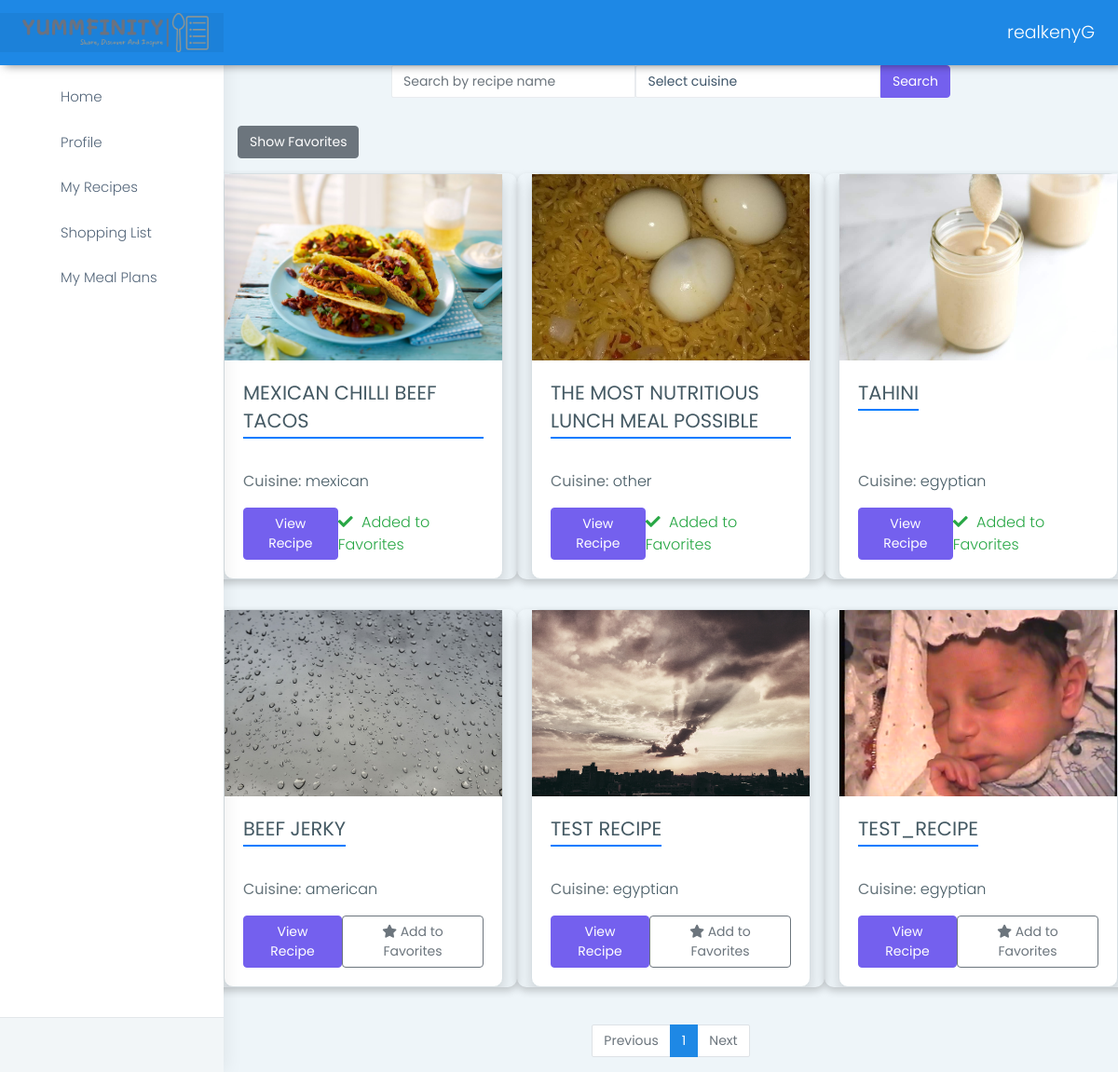
The app's page /browse_recipes (signed in) with its own data.
### apps/authentication/models.py (models this page shows, shortened)
class User(db.Model, UserMixin):
    id = db.Column(db.Integer, primary_key=True)
    username = db.Column(db.String(64), unique=True)
    email = db.Column(db.String(64), unique=True)
    password = db.Column(db.LargeBinary)
    recipes = db.relationship('Recipe', backref='user')
    ratings = db.relationship('Rating', backref='user')
    comments = db.relationship('Comment', backref='user')
    profile = db.relationship("UserProfile", uselist=False, back_populates="user")
    activities = db.relationship('UserActivity', back_populates='user', lazy=True)
    followers = db.relationship('Follow', foreign_keys=[Follow.followed_id], back_populates='followed', lazy='dynamic', cascade='all, delete-orphan')
    following = db.relationship('Follow', foreign_keys=[Follow.follower_id], back_populates='follower', lazy='dynamic', cascade='all, delete-orphan')
    shopping_list = db.relationship('ShoppingList', backref='user', lazy=True, cascade='all, delete-orphan')
    meal_plan = db.relationship('MealPlan', backref='user', lazy=True, cascade='all, delete-orphan')

class Recipe(db.Model):
    id = db.Column(db.Integer, primary_key=True)
    cuisine = db.Column(db.String(64))
    name = db.Column(db.String(64))
    description = db.Column(db.Text, nullable=False)
    user_id = db.Column(db.Integer, db.ForeignKey('user.id'), nullable=False)
    cooking_time = db.Column(db.Integer, nullable=False)
    cuisine = db.Column(db.String(64), nullable=False)
    image = db.Column(db.String(255), nullable=True)
    ingredients = db.relationship('Ingredient', backref='recipe', lazy=True, cascade='all, delete-orphan')
    instructions = db.relationship('Instruction', backref='recipe', lazy=True, cascade='all, delete-orphan')
    ratings = db.relationship('Rating', backref='recipe', lazy=True, cascade='all, delete-orphan')
    comments = db.relationship('Comment', backref='recipe', lazy=True, cascade='all, delete-orphan')
    activities = db.relationship('UserActivity', back_populates='recipe', lazy=True, cascade='all, delete-orphan')

### apps/home/routes.py (the view)
@blueprint.route('/browse_recipes')
@login_required
def browse_recipes():
    recipes = Recipe.query.all()
    recipes_per_page = 6
    page = request.args.get('page', 1, type=int)
    total_recipes = Recipe.query.count()
    total_pages = ceil(total_recipes / recipes_per_page)
    page_range = list(range(max(1, page - 2), min(total_pages, page + 2) + 1))
    recipes = Recipe.query.paginate(page, recipes_per_page, False).items
    favorite_recipes = UserProfile.query.filter_by(user_id=current_user.id).first().favorite_recipes
    cuisines = ['egyptian','american', 'chinese', 'french', 'italian', 'mexican', 'thai']
    return render_template('home/browse_recipes.html',  segment='browse_recipes', Recipes=recipes, page=page, total_pages=total_pages,
                            page_range=page_range, favorite_recipes=favorite_recipes, cuisines=cuisines)

### apps/__init__.py (called while the page is built)
def configure_database(app):
    @app.before_first_request
    def initialize_database():
        db.create_all()
    @app.teardown_request
    def shutdown_session(exception=None):
        db.session.remove()

### apps/authentication/models.py (called while the page is built)
@login_manager.user_loader
def user_loader(id):
    return User.query.filter_by(id=id).first()

    @property
    def favorite_recipes(self):
        if self.favorite_recipes_str:
            return [int(recipe_id) for recipe_id in self.favorite_recipes_str.split(',')]
        return []

### apps/templates/home/browse_recipes.html (shortened to what this page needs)
{% extends '/layouts/base.html' %}
{% block content %}
<head>
<link rel="stylesheet" href="{{ url_for('static', filename='assets/css/custom.css') }}" />
<link rel="stylesheet" href="https://cdnjs.cloudflare.com/ajax/libs/font-awesome/5.15.1/css/all.min.css" />
</head>
<div class="container">
    <div class="search-container">
        <form class="search-form" action="{{ url_for('home_blueprint.search_results') }}" method="GET">
            <input type="text" class="form-control" name="recipe_name" placeholder="Search by recipe name">
            <select class="form-control" name="cuisine">
                <option value="">Select cuisine</option>
            </select>
            <button type="submit" class="btn btn-primary" id = 'search-btn'>Search</button>
        </form>
    </div>
        <button type="button" class="btn btn-secondary" id="show-favorites-btn" onclick="toggleFavorites()">Show Favorites</button>
</div>
<div class="tab-pane active" id="home" role="tabpanel">
    <div class="row">
        {% for recipe in Recipes %}
        <div class="col-md-4 col-sm-6 my-3 recipe-card {% if recipe.id in favorite_recipes %}favorite{% endif %}">
            <div class="card h-100">
                {% if recipe.image %}
                <img src="{{ url_for('static', filename='assets/images/' + recipe.image) }}" class="card-img-top img-responsive" alt="{{ recipe.name }}">
                {% endif %}
                <div class="card-body d-flex flex-column">
                    <div>
                        <h5 class="card-title mb-1">{{ recipe.name }}</h5>
                     </div>
                    {% if recipe.cuisine %}
                    <p class="card-text mt-auto mb-3"><strong>Cuisine:</strong> {{ recipe.cuisine }}</p>
                    {% endif %}
                    <div class="d-flex justify-content-between align-items-center">
                        <a href="{{ url_for('home_blueprint.recipe_details', recipe_id=recipe.id) }}" class="btn btn-primary">View Recipe</a>
                        {% if recipe.id in favorite_recipes %}
                        <span class="favorited-text">
                            <i class="fas fa-check"></i>
                            Added to Favorites
                        </span>
                        {% else %}
                        <a href="{{ url_for('home_blueprint.add_to_favorites', recipe_id=recipe.id) }}" class="btn btn-outline-secondary">
                            <i class="fas fa-star"></i>
                            Add to Favorites
                        </a>
                        {% endif %}
                    </div>
                </div>
            </div>
        </div>
        {% endfor %}
    </div>
    <div class="d-flex justify-content-center mt-4">
        <nav aria-label="Page navigation">
            <ul class="pagination">
                <li class="page-item {% if page == 1 %}disabled{% endif %}">
                    <a class="page-link" href="{{ url_for('home_blueprint.browse_recipes', page=page-1) if page > 1 }}">Previous</a>
                </li>
                {% for p in page_range %}
                <li class="page-item {% if p == page %}active{% endif %}">
                    <a class="page-link" href="{{ url_for('home_blueprint.browse_recipes', page=p) }}">{{ p }}</a>
                </li>
                {% endfor %}
                <li class="page-item {% if page == total_pages %}disabled{% endif %}">
                    <a class="page-link" href="{{ url_for('home_blueprint.browse_recipes', page=page+1) if page < total_pages }}">Next</a>
                </li>
            </ul>
        </nav>
    </div>
</div>
{% endblock %}

### apps/templates/includes/navigation.html (shortened to what this page needs)
<header class="topbar" data-navbarbg="skin6">
    <nav class="navbar top-navbar navbar-expand-md navbar-dark">
        <div class="navbar-header" data-logobg="skin6">
            <a class="navbar-brand ms-4" href="/">
                <img src="{{ config.ASSETS_ROOT }}/images/logo-no-background.png" alt="homepage" class="dark-logo" style="width: 200px; height: auto;" />
            </a>
        </div>
        <div class="navbar-collapse collapse" id="navbarSupportedContent" data-navbarbg="skin5">
            <ul class="navbar-nav">
                <li class="nav-item dropdown">
                    <a class="nav-link dropdown-toggle text-muted waves-effect waves-dark" href="#" id="navbarDropdown" role="button" data-bs-toggle="dropdown" aria-expanded="false">
                        {{ current_user.username }}
                    </a>
                </li>
            </ul>
        </div>
    </nav>
</header>

### apps/static/assets/css/custom.css (style rules this page uses)
.recipe-card { box-shadow: 0 4px 8px 0 rgba(0, 0, 0, 0.2); border-radius: 10px; overflow: hidden; transition: 0.3s; }
.favorited-text { color: #28a745; font-weight: bold; }
.favorited-text i { margin-right: 5px; }
.img-responsive { object-fit: cover; width: 100%; height: 200px; }
.search-container { margin-bottom: 30px; display: flex; justify-content: center; }
.search-form { display: flex; width: 100%; max-width: 600px; }
.search-form .form-control { border-top-right-radius: 0; border-bottom-right-radius: 0; }
.search-form .btn { border-top-left-radius: 0; border-bottom-left-radius: 0; }
body { background-color: #f8f9fa; }
.container { max-width: 1000px; }
.card { box-shadow: 0 0.5rem 1rem rgba(0, 0, 0, 0.15); border-radius: 10px; }
.card-title { font-weight: bold; text-transform: uppercase; border-bottom: 2px solid #007bff; display: inline-block; padding-bottom: 2px; }
a { color: #007bff; text-decoration: none; }

### records on screen
User: username "realkenyG"
Recipe: image (picture), name "MEXICAN CHILLI BEEF TACOS", cuisine "mexican", shows "Added to Favorites"
Recipe: image (picture), name "THE MOST NUTRITIOUS LUNCH MEAL POSSIBLE", cuisine "other", shows "Added to Favorites"
Recipe: image+name (picture), name "TAHINI", cuisine "egyptian", shows "Added to Favorites"
Recipe: image (picture), name "BEEF JERKY", cuisine "american"
Recipe: image (picture), name "TEST RECIPE", cuisine "egyptian"
Recipe: image (picture), name "TEST_RECIPE", cuisine "egyptian"

### other values on screen
{{ p }} "1"
